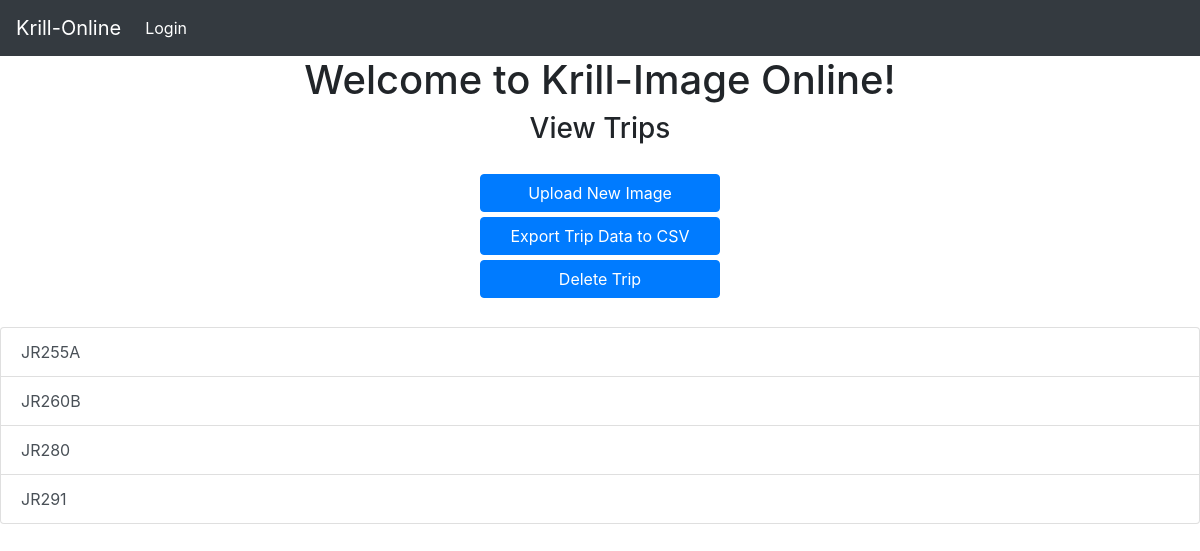
Page /view_trips/ on the committed database.
### KrillApp/models.py (models this page shows, shortened)
class Trip(models.Model):
    trip_name = models.CharField(primary_key=True, max_length=100, unique=True)
    user = models.ForeignKey(User, on_delete=models.CASCADE, null=False)
    created_on = models.DateTimeField(default=datetime.now)

### KrillApp/views.py (the view)
# urls.py: path("view_trips/",views.Get_User_Trips,name='view_trips'),
def Get_User_Trips(request):
    sql = 'SELECT * FROM Krillapp_trip;'
    trip_list = []
    trips = Trip.objects.raw(sql)
    for trip in trips:
        trip_list.append(str(trip.trip_name))
    return render(request ,'view_trips.html', {'trip_list':trip_list})

### KrillApp/templates/view_trips.html (shortened to what this page needs)
{% extends 'base.html' %}
{% load static %}
{% block content %}
<link rel="stylesheet" type="text/css" href="{% static 'KrillApp/view_trips.css' %}">
<h3>View Trips</h3>
<br />
    <div id ="view_trips_buttons">
        <a style="display:block" id="trip_button" class="btn btn-primary" href = "{% url 'upload_image_to_trip' %}">Upload New Image </a>
        <a style="display:block" id="export_to_csv" onclick="export_trip_to_csv()"  class="btn btn-primary">Export Trip Data to CSV</a>
        <a style="display:block" id="delete_trip" ajax-url = "{% url 'delete_trip' %}"  class="btn btn-primary">Delete Trip </a>
    </div>
<br />
<ul ajax-url = "{% url 'get_trip_image_list' %}" id="trip_list" class="list-group">
    {% for i in trip_list %}
    <li  class="list-group-item list-group-item-action">{{ i }}</li>
    {% endfor %}
</ul>
{% endblock %}

### KrillApp/static/KrillApp/view_trips.css (style rules this page uses)
h3 { margin: 0 auto; text-align: center; }
#view_trips_buttons { margin: 0 auto; text-align: center; color:white; width: 20%; margin: 0 auto; }
.btn-primary { margin: 2% 0; cursor: pointer; }

### rows in the picture
Trip: trip_list "JR255A"
Trip: trip_list "JR260B"
Trip: trip_list "JR280"
Trip: trip_list "JR291"
